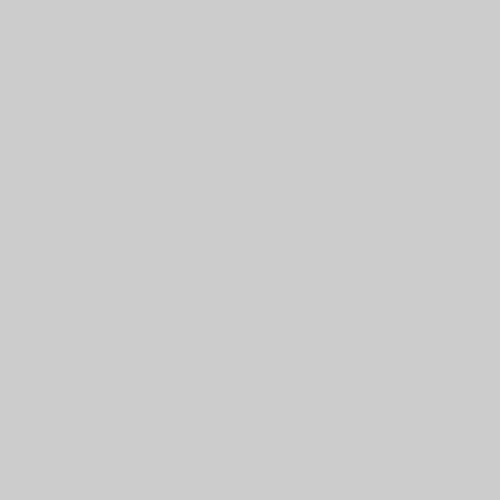
Frame 1 (no input)
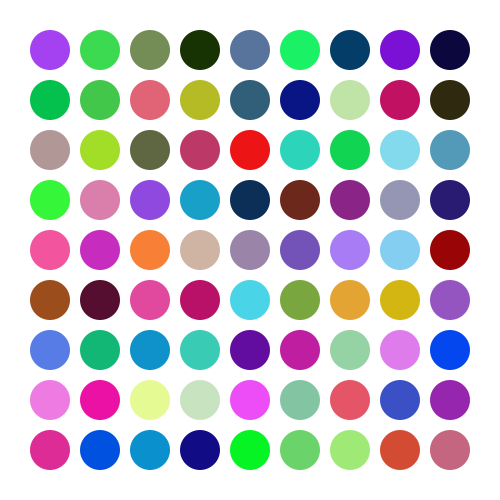
Frame 60 (the mouse pressed at the canvas centre just before this capture)
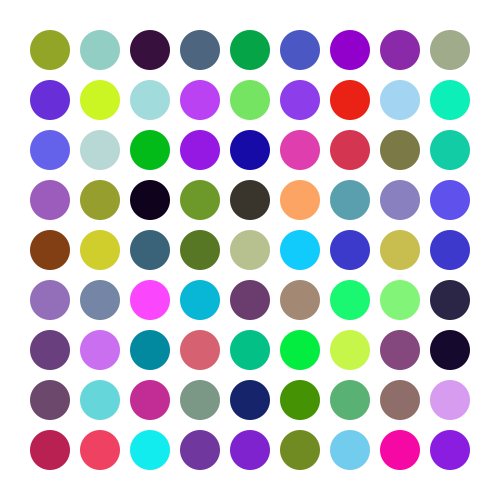
Frame 120 (the mouse held since frame 60 and released just before this capture)

The Processing sketch that drew these frames (run headless with seeded random() and noise(); from frame 60 on, the mouse is pressed at the canvas centre):

// Processing sketch: matrix_circle2
// ── matrix_circle2.pde
void setup() {
  size(500,500);
  noStroke();
}

void draw() {
  if (frameCount%60 == 0) {
    background(255);
    for (int i=0; i<9; i++) {
      for (int j=0; j<9; j++) {
        fill(random(255),random(255),random(255));
        ellipse(50+j*50,50+i*50,40,40);
      }
    }
  }
}
